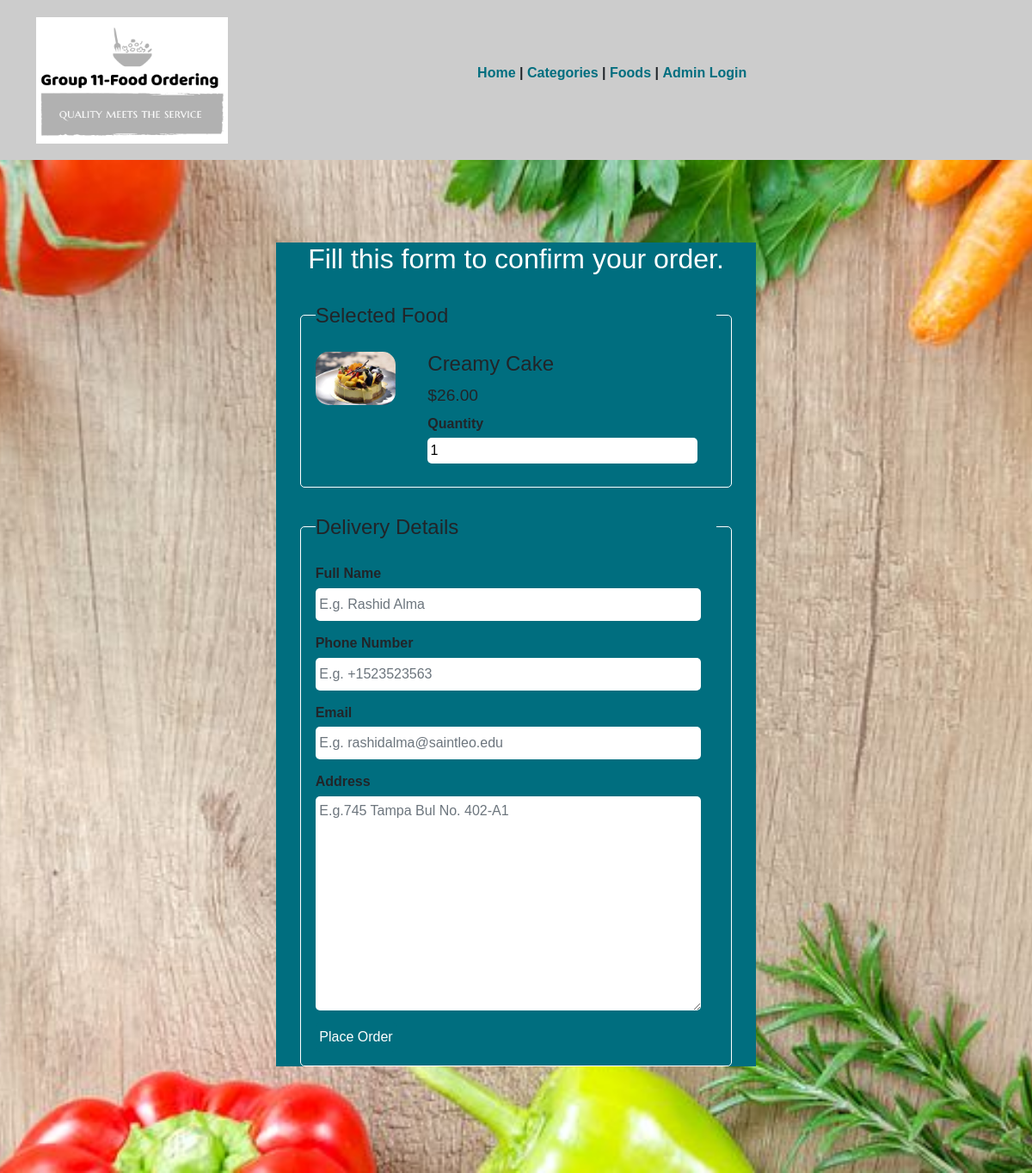
The page /order.php?food_id=1 on the database its author committed.
### tables this page shows
CREATE TABLE `food_varieties` (
  `id` int UNSIGNED NOT NULL,
  `title` varchar(100) NOT NULL,
  `description` text NOT NULL,
  `price` decimal(10,2) NOT NULL,
  `image_name` varchar(255) NOT NULL,
  `category_id` int UNSIGNED NOT NULL,
  `featured` varchar(10) NOT NULL,
  `active` varchar(10) NOT NULL
);

### order.php (the view, shortened to what this page needs)
<?php include('includes/menu.php'); ?>
    <?php
        if(isset($_GET['food_id']))
        {
            $food_id = $_GET['food_id'];
            $sql = "SELECT * FROM food_varieties WHERE id=$food_id";
            $res = mysqli_query($conn, $sql);
            $count = mysqli_num_rows($res);
            if($count==1)
            {
                $row = mysqli_fetch_assoc($res);
                $title = $row['title'];
                $price = $row['price'];
                $image_name = $row['image_name'];
            }
            else
            {
                header('location:'.BASEURL);
            }
        }
        else
        {
            header('location:'.BASEURL);
        }
    ?>
    <section class="food-search2">
        <div class="container" >
            <form style="background-color:#006E7F;" action="" method="POST" class="order">
            <h2  class="text-center text-white">Fill this form to confirm your order.</h2>
                <fieldset>
                    <legend>Selected Food</legend>
                    <div class="food-menu-img">
                        <?php
                            if($image_name=="")
                            {
                                echo "<div class='error'>Image not Available.</div>";
                            }
                            else
                            {
                                ?>
                                <img src="<?php echo BASEURL; ?>images/food/<?php echo $image_name; ?>" alt="Chicke Hawain Pizza" class="img-responsive img-curve">
                                <?php
                            }
                        ?>
                    </div>
                    <div class="food-menu-desc">
                        <h3><?php echo $title; ?></h3>
                        <p class="food-price">$<?php echo $price; ?></p>
                        <div class="order-label">Quantity</div>
                        <input type="number" name="qty" class="input-responsive" value="1" required>
                    </div>
                </fieldset>
                <fieldset>
                    <legend>Delivery Details</legend>
                    <div class="form-group order-label">Full Name</div>
                    <input type="text" name="full-name" placeholder="E.g. Rashid Alma" class="form-control input-responsive" required>
                    <div class="form-group order-label">Phone Number</div>
                    <input type="tel" name="contact" placeholder="E.g. +1523523563" class="form-control input-responsive" required>
                    <div class="form-group order-label">Email</div>
                    <input type="email" name="email" placeholder="E.g. rashidalma@saintleo.edu" class="form-control input-responsive" required>
                    <div class="form-group order-label">Address</div>
                    <textarea name="address" rows="10" placeholder="E.g.745 Tampa Bul No. 402-A1" class="form-control input-responsive" required></textarea>
                    <input type="submit" name="submit" value="Place Order" class="btn btn-primary">
                </fieldset>
            </form>
        </div>
    </section>

### css/style.css (style rules this page uses)
* { margin: 0 0; padding: 0 0; font-family: Arial, Helvetica, sans-serif; }
.container { width: 100%; margin: 0 auto; padding: 1%; }
.img-responsive { width: 100%; }
.img-curve { border-radius: 15px; }
.text-center { text-align: center; }
.text-white { color: white; }
.btn { padding: 1%; border: none; font-size: 1rem; border-radius: 5px; }
.btn-primary { background-color: #006E7F; color: white; cursor: pointer; }
h2 { color: #2f3542; font-size: 2rem; margin-bottom: 2%; }
h3 { font-size: 1.5rem; }
fieldset { border: 1px solid white; margin: 5%; padding: 3%; border-radius: 5px; }
.food-search2 { background-image: url(../images/orderbg.jpg); background-size: cover; background-repeat: no-repeat; background-position: center; padding: 7% 0; }
.food-menu-img { width: 20%; float: left; }
.food-menu-desc { width: 70%; float: left; margin-left: 8%; }
.food-price { font-size: 1.2rem; margin: 2% 0; }
.order { width: 50%; margin: 0 auto; }
.input-responsive { width: 96%; padding: 1%; margin-bottom: 3%; border: none; border-radius: 5px; font-size: 1rem; }
.order-label { margin-bottom: 1%; font-weight: bold; }
body { background-image: url("paper.gif"); background-color: #cccccc; }

### rows shown on the page
food_varieties: image_name (picture), title "Creamy Cake", price "26.00"
